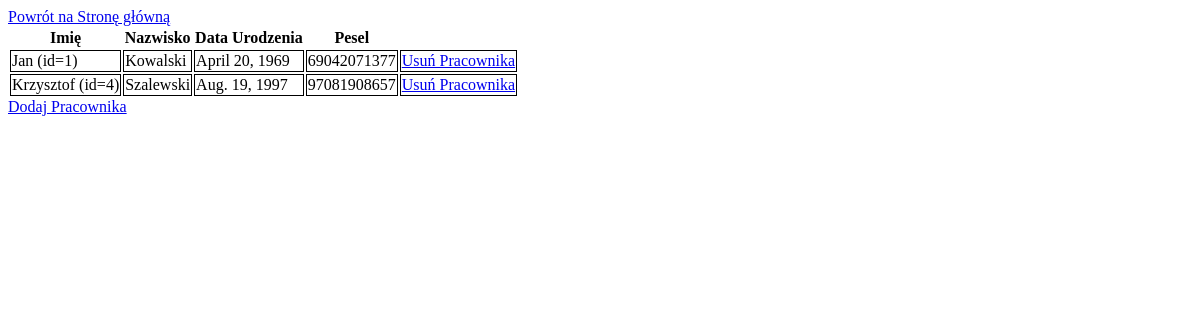
The app's page /polls/pracownicy/, older data.
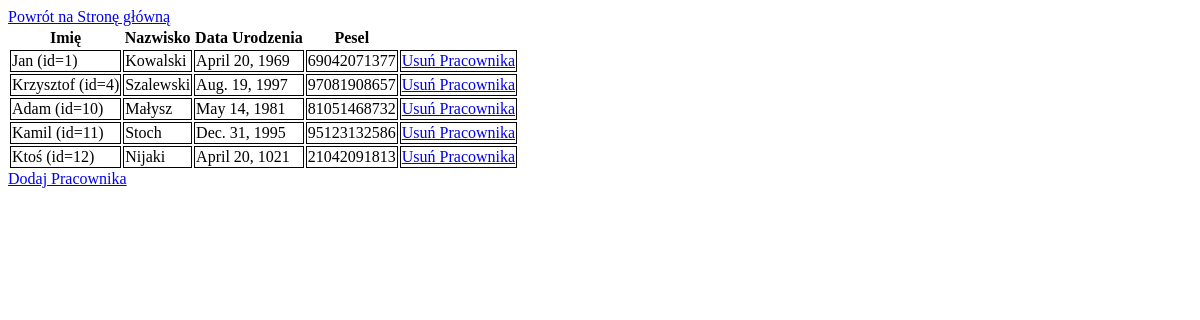
The same page, newer data.
### polls/models.py (models this page shows, shortened)
class Pracownicy(models.Model):
    imie = models.CharField(max_length=100)
    nazwisko = models.CharField(max_length=200)
    data_ur = models.DateField(auto_now=False, auto_now_add=False)
    pesel = models.DecimalField(max_digits=11, decimal_places=0)

### polls/views.py (the view)
# urls.py: path('pracownicy/', views.detail_pracownicy),
def detail_pracownicy(request):
    pracownicy = Pracownicy.objects.all()
    template = loader.get_template('polls/pracownicy.html')
    context = {
        'pracownicy': pracownicy,
    }
    return HttpResponse(template.render(context, request))

### polls/templates/polls/pracownicy.html
{% load static %}
<link rel="stylesheet" type="text/css" href="{% static 'polls/style.css' %}" />
<a href="{% url 'start' %}">Powrót na Stronę główną</a>
{% if pracownicy %}
    <table>
        <tr>
            <th><a>Imię</a></th>
            <th><a>Nazwisko</a></th>
            <th><a>Data Urodzenia</a></th>
            <th><a>Pesel</a></th>
        </tr>
    {% for pracownik in pracownicy %}
        <tr>
            <td><a>{{pracownik.imie}} (id={{pracownik.id}})</a></td>
            <td><a>{{pracownik.nazwisko}}</a></td>
            <td><a>{{pracownik.data_ur}}</a></td>
            <td><a>{{pracownik.pesel}}</a></td>
            <td><a href="/polls/usun_pracownika/{{pracownik.id}}/">Usuń Pracownika</a></td>
        </tr>
    {% endfor %}
    </table>
{% else %}
    <p>No polls are available.</p>
{% endif %}
<a href="/polls/formularz/">Dodaj Pracownika</a>

Row changes from the older to the newer data that the page shows:
added Pracownicy: imie "Adam", id "10", nazwisko "Małysz", data_ur "May 14, 1981", pesel "81051468732"
added Pracownicy: imie "Kamil", id "11", nazwisko "Stoch", data_ur "Dec. 31, 1995", pesel "95123132586"
added Pracownicy: imie "Ktoś", id "12", nazwisko "Nijaki", data_ur "April 20, 1021", pesel "21042091813"
